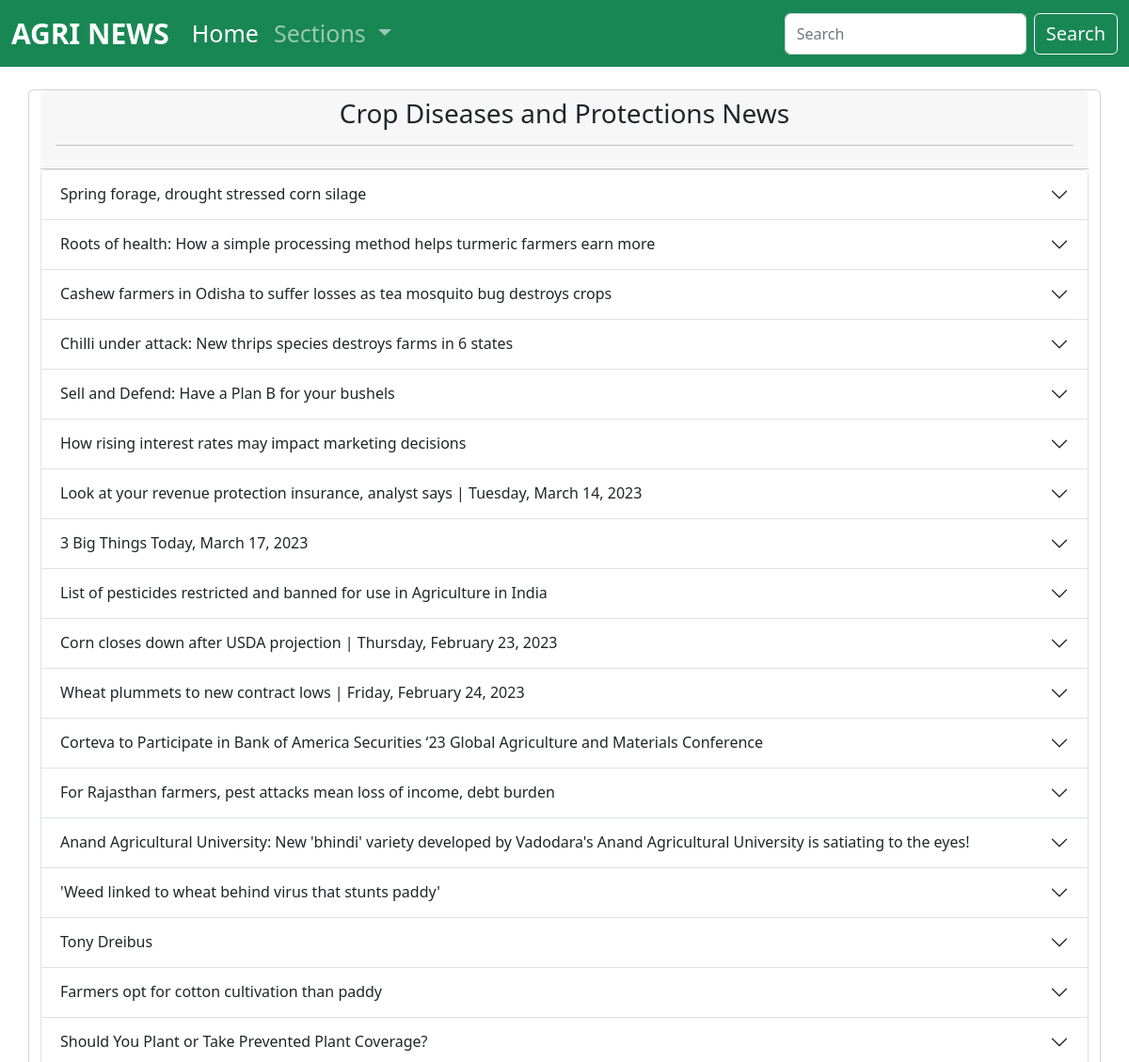
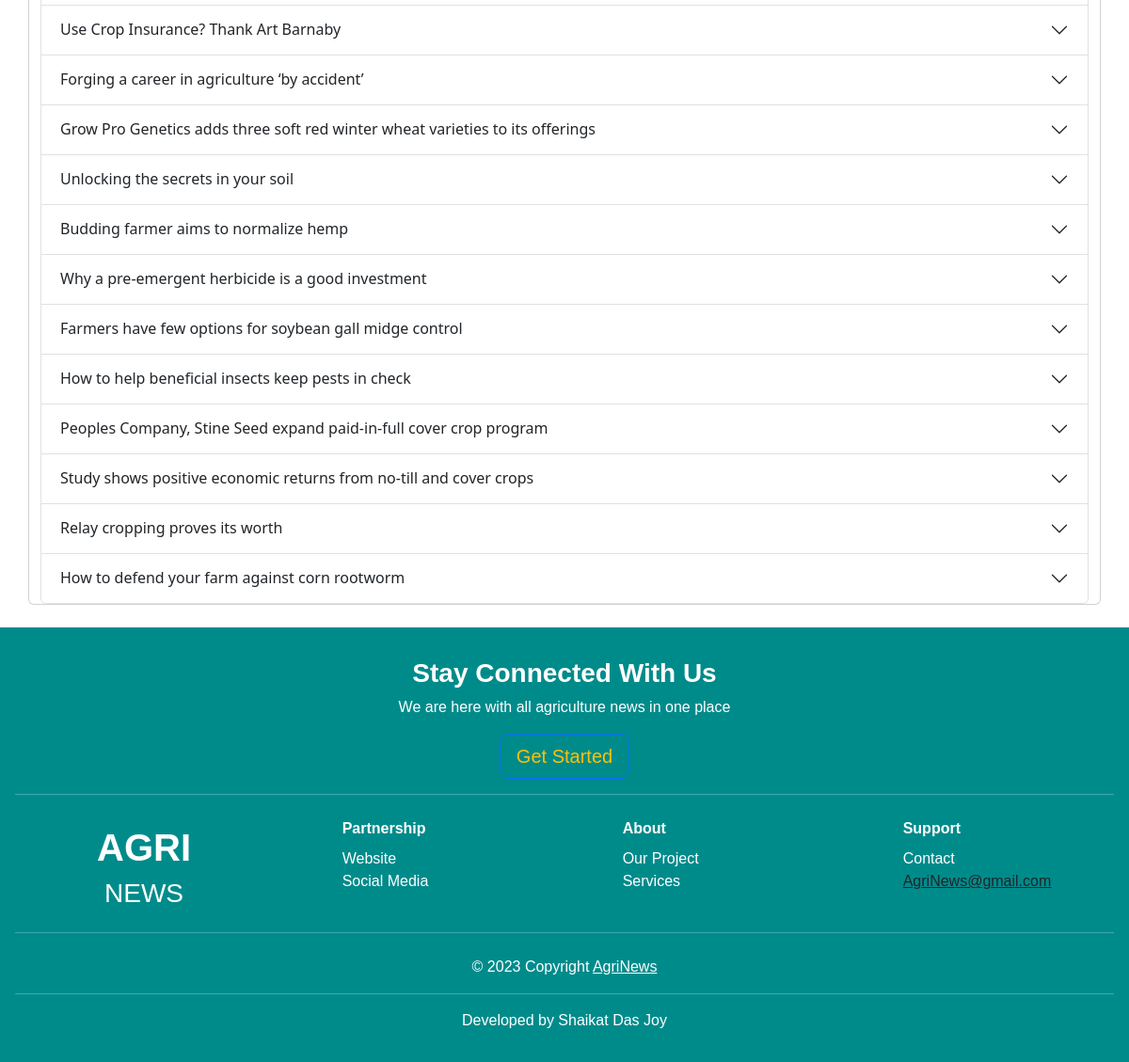
The page /crop/ on the database its author committed (2 pictures, top to bottom).
### article/models.py (models this page shows, shortened)
class Crop_Diseases_and_Protections(models.Model):
    title = models.CharField(max_length=255)
    slug = models.SlugField(max_length=255,blank=True)
    text = models.TextField()
    date = models.DateTimeField(null=True,blank=True)
    url = models.URLField()
    class Meta:
        verbose_name = "Crop_Diseases_and_Protection"
        verbose_name_plural = "Crop_Diseases_and_Protections"

### article/views.py (the view)
# urls.py: path('crop/', Crop_Diseases_and_Protections_article_view,name='crop'),
def Crop_Diseases_and_Protections_article_view(request):
    if request.method == "GET":
        print("ingov")
        query = request.GET.get("q")
        if query is not None:
            lookups = Q(title__icontains=query)
            news = Crop_Diseases_and_Protections.objects.filter(lookups).distinct()
        else:
            news =  Crop_Diseases_and_Protections.objects.all().order_by('-id')[:30]
    context = {
        'heading' : "Crop Diseases and Protections News",
        'news_list': news
    }
    return render(request, 'gov.html', context)

### templates/gov.html (shortened to what this page needs)
{% extends "base.html" %}
{% block content %}
    <div class="container my-4">
        <div class="row">
                <div class="card">
                    <div class="card-header text-center">
                        <h3>{{ heading }}</h3>
                        <hr>
                    </div>
                    <div class="accordion" id="accordionExample">
                        {% for news in news_list %}
                        <div class="accordion-item">
                            <h2 class="accordion-header" id="heading{{ forloop.counter }}">
                                <button class="accordion-button collapsed" type="button" data-bs-toggle="collapse"
                                        data-bs-target="#collapse{{ forloop.counter }}" aria-expanded="false" aria-controls="collapse{{ forloop.counter }}">
                                    {{ news.title }}
                                </button>
                            </h2>
                        </div>
                    {% endfor %}
                    </div>
                </div>
        </div>
    </div>
{% endblock %}

### static/style.css (style rules this page uses)
body { min-height: 100vh; }

### rows shown on the page
Crop_Diseases_and_Protections: title "Spring forage, drought stressed corn silage"
Crop_Diseases_and_Protections: title "Roots of health: How a simple processing method helps turmeric farmers earn more"
Crop_Diseases_and_Protections: title "Cashew farmers in Odisha to suffer losses as tea mosquito bug destroys crops"
Crop_Diseases_and_Protections: title "Chilli under attack: New thrips species destroys farms in 6 states"
Crop_Diseases_and_Protections: title "Sell and Defend: Have a Plan B for your bushels"
Crop_Diseases_and_Protections: title "How rising interest rates may impact marketing decisions"
Crop_Diseases_and_Protections: title "Look at your revenue protection insurance, analyst says | Tuesday, March 14, 2023"
Crop_Diseases_and_Protections: title "3 Big Things Today, March 17, 2023"
Crop_Diseases_and_Protections: title "List of pesticides restricted and banned for use in Agriculture in India"
Crop_Diseases_and_Protections: title "Corn closes down after USDA projection | Thursday, February 23, 2023"
Crop_Diseases_and_Protections: title "Wheat plummets to new contract lows | Friday, February 24, 2023"
Crop_Diseases_and_Protections: title "Corteva to Participate in Bank of America Securities ‘23 Global Agriculture and Materials Conference"
Crop_Diseases_and_Protections: title "For Rajasthan farmers, pest attacks mean loss of income, debt burden"
Crop_Diseases_and_Protections: title "Anand Agricultural University: New 'bhindi' variety developed by Vadodara's Anand Agricultural University is satiating to the eyes!"
Crop_Diseases_and_Protections: title "'Weed linked to wheat behind virus that stunts paddy'"
Crop_Diseases_and_Protections: title "Tony Dreibus"
Crop_Diseases_and_Protections: title "Farmers opt for cotton cultivation than paddy"
Crop_Diseases_and_Protections: title "Should You Plant or Take Prevented Plant Coverage?"
Crop_Diseases_and_Protections: title "Use Crop Insurance? Thank Art Barnaby"
Crop_Diseases_and_Protections: title "Forging a career in agriculture ‘by accident’"
Crop_Diseases_and_Protections: title "Grow Pro Genetics adds three soft red winter wheat varieties to its offerings"
Crop_Diseases_and_Protections: title "Unlocking the secrets in your soil"
Crop_Diseases_and_Protections: title "Budding farmer aims to normalize hemp"
Crop_Diseases_and_Protections: title "Why a pre-emergent herbicide is a good investment"
Crop_Diseases_and_Protections: title "Farmers have few options for soybean gall midge control"
Crop_Diseases_and_Protections: title "How to help beneficial insects keep pests in check"
Crop_Diseases_and_Protections: title "Peoples Company, Stine Seed expand paid-in-full cover crop program"
Crop_Diseases_and_Protections: title "Study shows positive economic returns from no-till and cover crops"
Crop_Diseases_and_Protections: title "Relay cropping proves its worth"
Crop_Diseases_and_Protections: title "How to defend your farm against corn rootworm"

### other values the page prints
{{ heading }} "Crop Diseases and Protections News"
